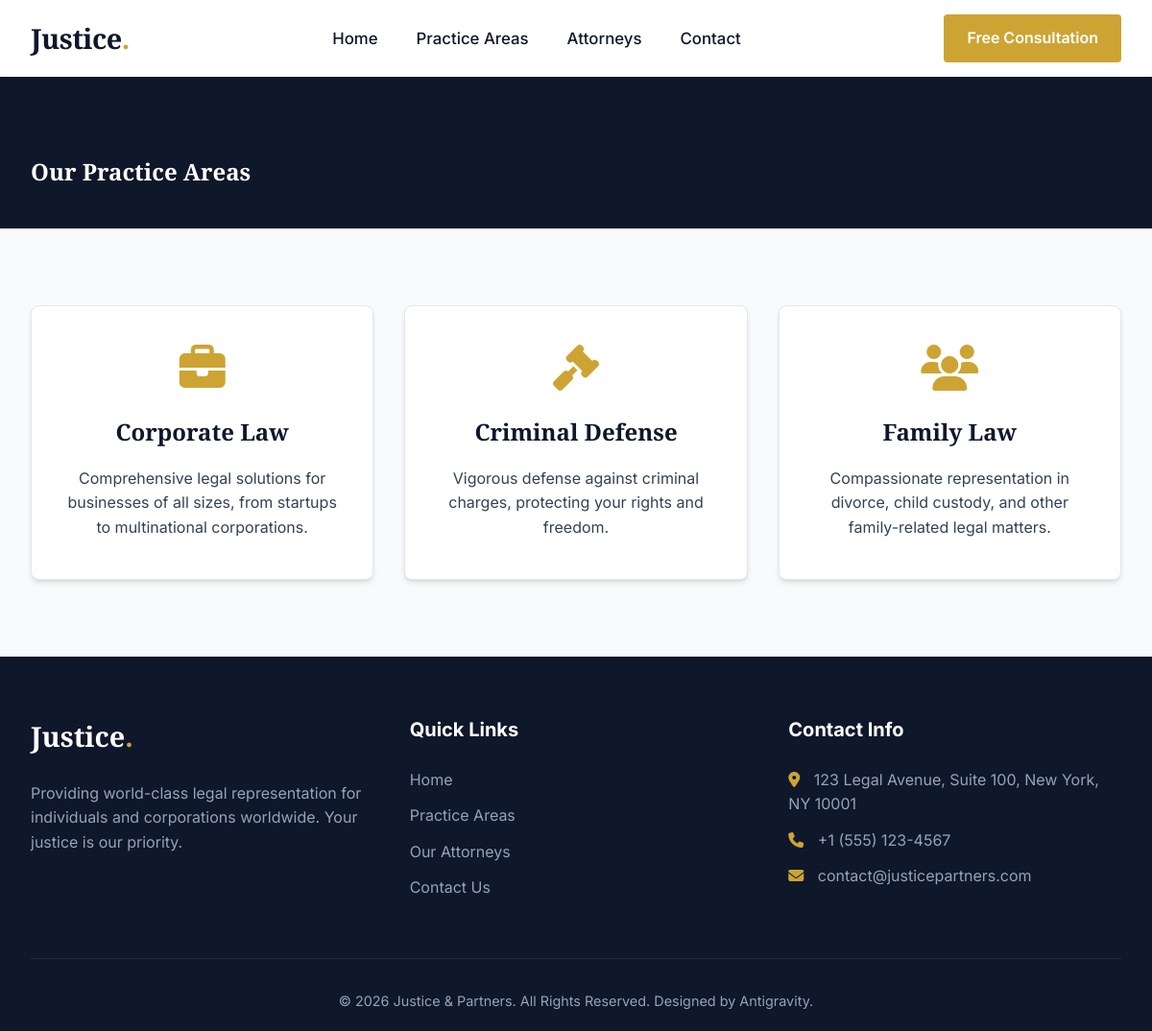
Page /practice-areas.php on the committed database.
### tables this page shows
CREATE TABLE IF NOT EXISTS practice_areas (
    id INT AUTO_INCREMENT PRIMARY KEY,
    title VARCHAR(100) NOT NULL,
    description TEXT,
    icon VARCHAR(50) DEFAULT 'fas fa-balance-scale',
    created_at TIMESTAMP DEFAULT CURRENT_TIMESTAMP
);

CREATE TABLE IF NOT EXISTS settings (
    setting_key VARCHAR(50) PRIMARY KEY,
    setting_value TEXT
);

### includes/db.php (called while the page is built, shortened)
<?php
function get_setting($pdo, $key) {
    $stmt = $pdo->prepare("SELECT setting_value FROM settings WHERE setting_key = ?");
    $stmt->execute([$key]);
    $result = $stmt->fetch();
    return $result ? $result['setting_value'] : '';
}
?>

### practice-areas.php (the view)
<?php require_once 'includes/header.php'; ?>
<section class="section" style="background-color: var(--primary-color); padding: 80px 0 40px; color: white;">
    <div class="container text-center">
        <h1 style="color: white; margin-bottom: 0;">Our Practice Areas</h1>
    </div>
</section>
<section class="section bg-white">
    <div class="container">
        <div class="grid-3">
            <?php
            $stmt = $pdo->query("SELECT * FROM practice_areas ORDER BY title ASC");
            while ($row = $stmt->fetch()):
            ?>
            <div class="card">
                <i class="<?= htmlspecialchars($row['icon']) ?>"></i>
                <h3><?= htmlspecialchars($row['title']) ?></h3>
                <p><?= htmlspecialchars($row['description']) ?></p>
            </div>
            <?php endwhile; ?>
        </div>
    </div>
</section>
<?php require_once 'includes/footer.php'; ?>

### includes/header.php (shortened to what this page needs)
<?php require_once 'db.php'; ?>
<!DOCTYPE html>
<html lang="en">
<head>
    <link rel="stylesheet" href="https://cdnjs.cloudflare.com/ajax/libs/font-awesome/6.4.0/css/all.min.css">
    <link rel="stylesheet" href="assets/css/style.css">
</head>
<body>
<header>
    <div class="container nav-container">
        <a href="index.php" class="logo">
            Justice<span>.</span>
        </a>
        <ul class="nav-links">
            <li><a href="index.php">Home</a></li>
            <li><a href="practice-areas.php">Practice Areas</a></li>
            <li><a href="attorneys.php">Attorneys</a></li>
            <li><a href="contact.php">Contact</a></li>
        </ul>
        <a href="contact.php" class="btn btn-primary">Free Consultation</a>
    </div>
</header>

### includes/footer.php
<footer>
    <div class="container">
        <div class="footer-grid">
            <div class="footer-widget">
                <h4 style="font-family: 'Playfair Display', serif; font-size: 1.8rem; color: white; font-weight: 800;">
                    Justice<span style="color: var(--secondary-color);">.</span>
                </h4>
                <p style="margin-top: 1rem;">Providing world-class legal representation for individuals and corporations worldwide. Your justice is our priority.</p>
            </div>
            <div class="footer-widget">
                <h4>Quick Links</h4>
                <ul class="footer-links">
                    <li><a href="index.php">Home</a></li>
                    <li><a href="practice-areas.php">Practice Areas</a></li>
                    <li><a href="attorneys.php">Our Attorneys</a></li>
                    <li><a href="contact.php">Contact Us</a></li>
                </ul>
            </div>
            <div class="footer-widget">
                <h4>Contact Info</h4>
                <ul class="footer-links">
                    <li><i class="fas fa-map-marker-alt" style="color: var(--secondary-color); margin-right: 10px;"></i> <?= htmlspecialchars(get_setting($pdo, 'site_address')) ?></li>
                    <li><i class="fas fa-phone" style="color: var(--secondary-color); margin-right: 10px;"></i> <?= htmlspecialchars(get_setting($pdo, 'site_phone')) ?></li>
                    <li><i class="fas fa-envelope" style="color: var(--secondary-color); margin-right: 10px;"></i> <?= htmlspecialchars(get_setting($pdo, 'site_email')) ?></li>
                </ul>
            </div>
        </div>
        <div class="footer-bottom">
            <p>&copy; <?= date('Y') ?> <?= htmlspecialchars(get_setting($pdo, 'site_name')) ?>. All Rights Reserved. Designed by Antigravity.</p>
        </div>
    </div>
</footer>
</body>
</html>

### assets/css/style.css (style rules this page uses)
:root { --primary-color: #0f172a; --secondary-color: #cda434; --text-color: #334155; --text-light: #64748b; --bg-color: #f8fafc; --white: #ffffff; --border-color: #e2e8f0; --transition: all 0.3s cubic-bezier(0.4, 0, 0.2, 1); --shadow-sm: 0 1px 2px 0 rgb(0 0 0 / 0.05); --shadow-md: 0 4px 6px -1px rgb(0 0 0 / 0.1), 0 2px 4px -2px rgb(0 0 0 / 0.1); --shadow-lg: 0 10px 15px -3px rgb(0 0 0 / 0.1), 0 4px 6px -4px rgb(0 0 0 / 0.1); }
* { margin: 0; padding: 0; box-sizing: border-box; }
body { font-family: 'Inter', system-ui, -apple-system, sans-serif; color: var(--text-color); background-color: var(--bg-color); line-height: 1.6; }
h1, h2, h3, h4, h5, h6 { font-family: 'Playfair Display', serif; color: var(--primary-color); margin-bottom: 1rem; font-weight: 700; }
a { color: var(--secondary-color); text-decoration: none; transition: var(--transition); }
.container { width: 100%; max-width: 1200px; margin: 0 auto; padding: 0 2rem; }
header { background-color: var(--white); box-shadow: var(--shadow-sm); position: sticky; top: 0; z-index: 1000; }
.nav-container { display: flex; justify-content: space-between; align-items: center; height: 80px; }
.logo { font-family: 'Playfair Display', serif; font-size: 1.8rem; font-weight: 800; color: var(--primary-color); letter-spacing: -0.5px; }
.logo span { color: var(--secondary-color); }
.nav-links { display: flex; gap: 2.5rem; list-style: none; }
.nav-links a { color: var(--primary-color); font-weight: 500; font-size: 1.05rem; position: relative; }
.nav-links a::after { content: ''; position: absolute; width: 0; height: 2px; bottom: -4px; left: 0; background-color: var(--secondary-color); transition: var(--transition); }
.btn { display: inline-block; padding: 0.75rem 1.5rem; border-radius: 4px; font-weight: 600; text-align: center; cursor: pointer; transition: var(--transition); border: none; }
.btn-primary { background-color: var(--secondary-color); color: var(--white); }
.section { padding: 80px 0; }
.grid-3 { display: grid; grid-template-columns: repeat(auto-fit, minmax(300px, 1fr)); gap: 2rem; }
.card { background-color: var(--white); border-radius: 8px; padding: 2.5rem 2rem; box-shadow: var(--shadow-md); transition: var(--transition); border: 1px solid var(--border-color); text-align: center; }
.card i { font-size: 3rem; color: var(--secondary-color); margin-bottom: 1.5rem; }
.card h3 { font-size: 1.5rem; margin-bottom: 1rem; }
footer { background-color: var(--primary-color); color: #94a3b8; padding: 60px 0 20px; }
.footer-grid { display: grid; grid-template-columns: repeat(auto-fit, minmax(250px, 1fr)); gap: 3rem; margin-bottom: 3rem; }
.footer-widget h4 { color: var(--white); font-size: 1.25rem; margin-bottom: 1.5rem; font-family: 'Inter', sans-serif; }
.footer-links { list-style: none; }
.footer-links li { margin-bottom: 0.75rem; }
.footer-links a { color: #94a3b8; }
.footer-bottom { text-align: center; padding-top: 2rem; border-top: 1px solid #1e293b; font-size: 0.9rem; }

### rows in the picture
practice_areas: title "Corporate Law", description "Comprehensive legal solutions for businesses of all sizes, from startups to multinational corporations."
practice_areas: title "Criminal Defense", description "Vigorous defense against criminal charges, protecting your rights and freedom."
practice_areas: title "Family Law", description "Compassionate representation in divorce, child custody, and other family-related legal matters."
settings: setting_value "123 Legal Avenue, Suite 100, New York, NY 10001"
settings: setting_value "+1 (555) 123-4567"
settings: setting_value "contact@justicepartners.com"
settings: setting_value "Justice & Partners"
